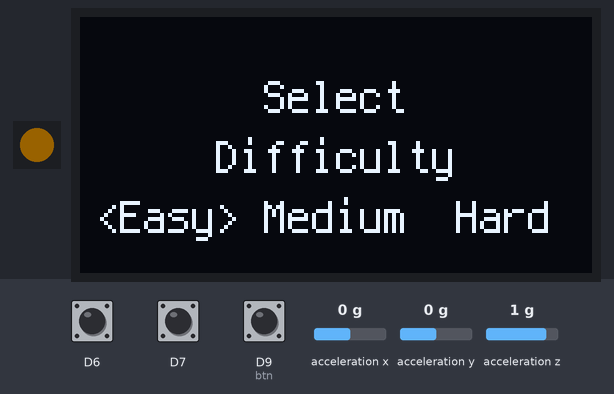
This program was run on a simulated CircuitPython board. On the bench: 1 RGB LEDs in strip order, left to right, 128×64 one-colour display. Inputs (shaded band) come from the test bench; at power-on: D9 (btn) HIGH, D6 HIGH, D7 HIGH, acceleration x 0 g, acceleration y 0 g, acceleration z 1 g. Dim RGB values are drawn brighter than linear; random numbers come from a fixed seed.

Above: at 2.4 s.
2.5 s: D9 (btn) pulled LOW for 0.15 s
At 4.2 s:
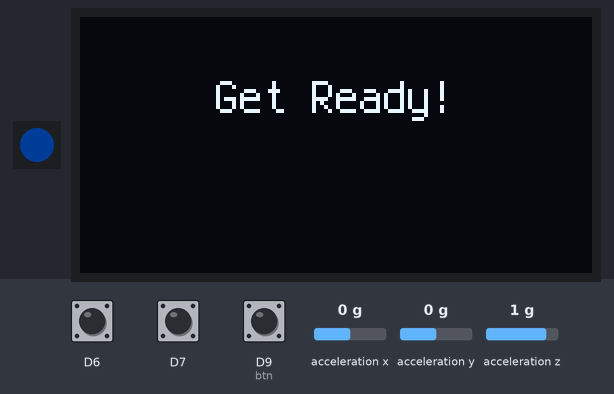
5.6 s: D6 pulled LOW for 0.15 s
At 6.45 s:
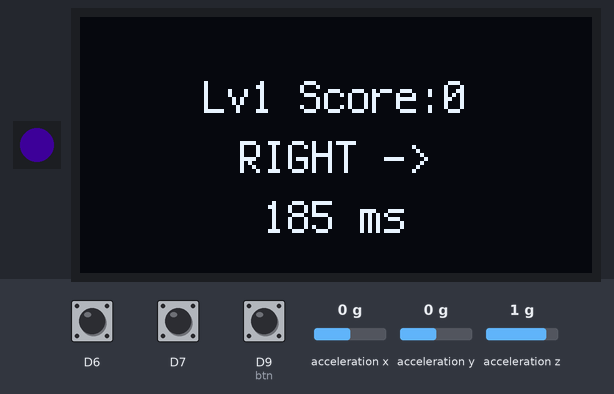
15.3 s: D9 (btn) pulled LOW for 1 s
At 17.4 s:
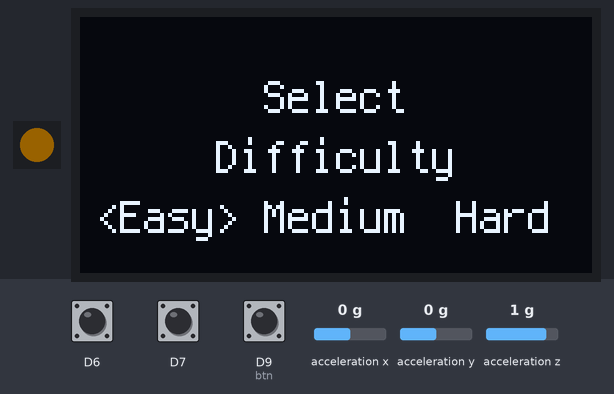
17.8 s: D7 pulled LOW for 0.15 s
At 17.9 s:
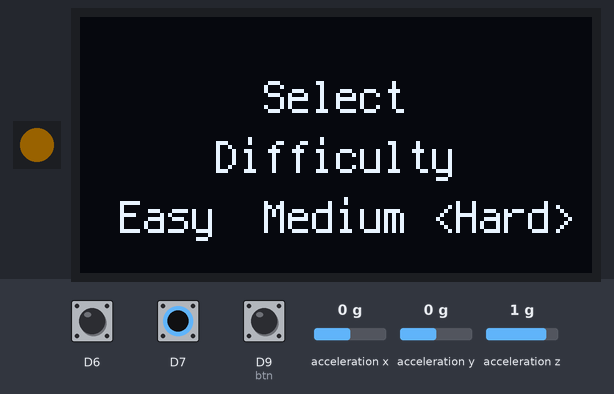
19.4 s: D9 (btn) pulled LOW for 0.15 s
At 19.77 s:
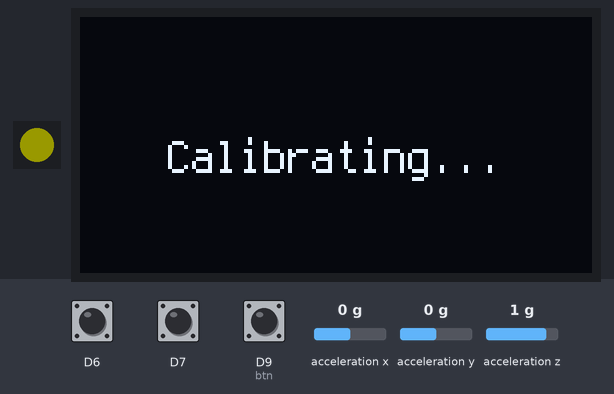
Timing chart, 0 to 23.5 s (numbered marks = the images above; inputs shaded):
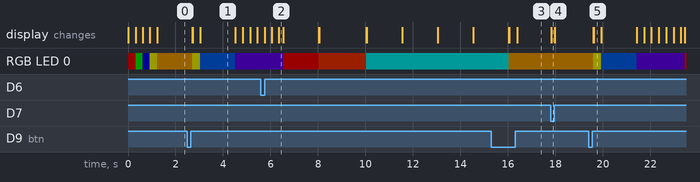

Measured:
- after the input at 2.5 s, RGB LED 0: RGB(25, 16, 0) → RGB(25, 25, 0) after 0.20 s, → RGB(0, 10, 25) 0.34 s later, → RGB(10, 0, 25) 1.5 s later
- after the input at 17.8 s, the display: changes at once (image 4)
- after the input at 19.4 s, RGB LED 0: RGB(25, 16, 0) → RGB(25, 25, 0) after 0.20 s, → RGB(0, 10, 25) 0.34 s later, → RGB(10, 0, 25) 1.5 s later, → RGB(25, 0, 0) 2.0 s later

The program:

code.py
```python
import time
import board
import digitalio
import displayio
import terminalio
from adafruit_display_text import label
import i2cdisplaybus
import adafruit_displayio_ssd1306
import adafruit_adxl34x
import neopixel
import random
import microcontroller
from rotary_encoder import RotaryEncoder

displayio.release_displays()

# --- Init hardware ---
i2c = board.I2C()
display_bus = i2cdisplaybus.I2CDisplayBus(i2c, device_address=0x3C)
display = adafruit_displayio_ssd1306.SSD1306(display_bus, width=128, height=64)
pixels = neopixel.NeoPixel(board.D0, 1, brightness=0.1, auto_write=True)
acc = adafruit_adxl34x.ADXL345(i2c)
btn = digitalio.DigitalInOut(board.D9)
btn.switch_to_input(pull=digitalio.Pull.UP)
encoder = RotaryEncoder(board.D7, board.D6, debounce_ms=3, pulses_per_detent=3)

# --- Move symbols (NEW FORMAT) ---
MOVE_SYMBOLS = {
    "LEFT": "<- LEFT",
    "RIGHT": "RIGHT ->",
    "UP": "^ UP",
    "DOWN": "v DOWN",
    "SHAKE": "~ SHAKE"
}

# --- Splash screen ---
first_boot = True

if first_boot:
    splash = displayio.Group()

    text1 = label.Label(terminalio.FONT, text=" O", color=0xFFFFFF)
    text1.anchor_point = (0.5, 0.5)
    text1.anchored_position = (50, 20)
    splash.append(text1)

    text2 = label.Label(terminalio.FONT, text="/|\\", color=0xFFFFFF)
    text2.anchor_point = (0.5, 0.5)
    text2.anchored_position = (50, 28)
    splash.append(text2)

    text3 = label.Label(terminalio.FONT, text="/ \\", color=0xFFFFFF)
    text3.anchor_point = (0.5, 0.5)
    text3.anchored_position = (50, 36)
    splash.append(text3)

    title = label.Label(terminalio.FONT, text="MOTION GAME", color=0xFFFFFF)
    title.anchor_point = (0.5, 0.5)
    title.anchored_position = (64, 50)
    splash.append(title)

    display.root_group = splash
    pixels[0] = (255, 0, 0)
    time.sleep(0.3)

    splash = displayio.Group()

    text1 = label.Label(terminalio.FONT, text="O", color=0xFFFFFF)
    text1.anchor_point = (0.5, 0.5)
    text1.anchored_position = (64, 20)
    splash.append(text1)

    text2 = label.Label(terminalio.FONT, text="/|\\", color=0xFFFFFF)
    text2.anchor_point = (0.5, 0.5)
    text2.anchored_position = (64, 28)
    splash.append(text2)

    text3 = label.Label(terminalio.FONT, text="/ \\", color=0xFFFFFF)
    text3.anchor_point = (0.5, 0.5)
    text3.anchored_position = (64, 36)
    splash.append(text3)

    title = label.Label(terminalio.FONT, text="MOTION GAME", color=0xFFFFFF)
    title.anchor_point = (0.5, 0.5)
    title.anchored_position = (64, 50)
    splash.append(title)

    display.root_group = splash
    pixels[0] = (0, 255, 0)
    time.sleep(0.3)

    splash = displayio.Group()

    text1 = label.Label(terminalio.FONT, text="O ", color=0xFFFFFF)
    text1.anchor_point = (0.5, 0.5)
    text1.anchored_position = (78, 20)
    splash.append(text1)

    text2 = label.Label(terminalio.FONT, text="/|\\", color=0xFFFFFF)
    text2.anchor_point = (0.5, 0.5)
    text2.anchored_position = (78, 28)
    splash.append(text2)

    text3 = label.Label(terminalio.FONT, text="/ \\", color=0xFFFFFF)
    text3.anchor_point = (0.5, 0.5)
    text3.anchored_position = (78, 36)
    splash.append(text3)

    title = label.Label(terminalio.FONT, text="MOTION GAME", color=0xFFFFFF)
    title.anchor_point = (0.5, 0.5)
    title.anchored_position = (64, 50)
    splash.append(title)

    display.root_group = splash
    pixels[0] = (0, 0, 255)
    time.sleep(0.3)

    splash = displayio.Group()

    text1 = label.Label(terminalio.FONT, text="O", color=0xFFFFFF)
    text1.anchor_point = (0.5, 0.5)
    text1.anchored_position = (64, 20)
    splash.append(text1)

    text2 = label.Label(terminalio.FONT, text="/|\\", color=0xFFFFFF)
    text2.anchor_point = (0.5, 0.5)
    text2.anchored_position = (64, 28)
    splash.append(text2)

    text3 = label.Label(terminalio.FONT, text="/ \\", color=0xFFFFFF)
    text3.anchor_point = (0.5, 0.5)
    text3.anchored_position = (64, 36)
    splash.append(text3)

    title = label.Label(terminalio.FONT, text="MOTION GAME", color=0xFFFFFF)
    title.anchor_point = (0.5, 0.5)
    title.anchored_position = (64, 50)
    splash.append(title)

    display.root_group = splash
    pixels[0] = (255, 255, 0)
    time.sleep(0.3)

    first_boot = False

# --- Display setup ---
root = displayio.Group()
display.root_group = root

line1 = label.Label(terminalio.FONT, text="")
line1.anchor_point = (0.5, 0.5)
line1.anchored_position = (64, 20)
root.append(line1)

line2 = label.Label(terminalio.FONT, text="")
line2.anchor_point = (0.5, 0.5)
line2.anchored_position = (64, 35)
root.append(line2)

line3 = label.Label(terminalio.FONT, text="")
line3.anchor_point = (0.5, 0.5)
line3.anchored_position = (64, 50)
root.append(line3)

# --- Button helper ---
def wait_button_press():
    while btn.value:
        time.sleep(0.01)
    time.sleep(0.05)
    while not btn.value:
        time.sleep(0.01)
    time.sleep(0.05)

# --- High score functions ---
def load_highscores():
    try:
        data = microcontroller.nvm[0:18]
        scores = []
        for i in range(3):
            score = (data[i*6] << 8) | data[i*6 + 1]
            name = ""
            for j in range(3):
                char_val = data[i*6 + 2 + j]
                if char_val >= 65 and char_val <= 90:
                    name += chr(char_val)
                else:
                    name += "A"
            if score != 0xFFFF and score != 0:
                scores.append((score, name))
        if len(scores) == 0:
            return [(0, "AAA"), (0, "AAA"), (0, "AAA")]
        while len(scores) < 3:
            scores.append((0, "AAA"))
        return scores
    except:
        return [(0, "AAA"), (0, "AAA"), (0, "AAA")]

def save_highscores(scores):
    data = bytearray(18)
    for i in range(3):
        score, name = scores[i]
        data[i*6] = (score >> 8) & 0xFF
        data[i*6 + 1] = score & 0xFF
        for j in range(3):
            data[i*6 + 2 + j] = ord(name[j])
    microcontroller.nvm[0:18] = data

def enter_initials():
    initials = ["A", "A", "A"]
    current_letter = 0

    line1.text = "Enter Initials"
    pixels[0] = (255, 255, 0)

    last_pos = encoder.position

    while current_letter < 3:
        display_name = ""
        for i in range(3):
            if i == current_letter:
                display_name += "[" + initials[i] + "]"
            else:
                display_name += " " + initials[i] + " "

        line2.text = display_name
        line3.text = "Press to confirm"

        if encoder.update():
            pos = encoder.position
            if pos != last_pos:
                last_pos = pos
                letter_idx = pos % 26
                initials[current_letter] = chr(ord("A") + letter_idx)

        if not btn.value:
            wait_button_press()
            current_letter += 1
            pixels[0] = (0, 255, 0)
            time.sleep(0.2)
            pixels[0] = (255, 255, 0)

        time.sleep(0.001)

    return "".join(initials)

# --- Main game loop ---
while True:
    # --- Select difficulty ---
    difficulties = ["Easy", "Medium", "Hard"]
    difficulty_times = [2000, 1500, 1200]
    time_decrease = [100, 150, 200]

    pixels[0] = (255, 165, 0)

    last_pos = encoder.position
    idx = 0

    while True:
        display_text = ""
        for i in range(len(difficulties)):
            if i == idx:
                display_text += "<" + difficulties[i] + ">"
            else:
                display_text += " " + difficulties[i] + " "

        line1.text = "Select"
        line2.text = "Difficulty"
        line3.text = display_text

        if encoder.update():
            pos = encoder.position
            if pos != last_pos:
                last_pos = pos
                idx = pos % len(difficulties)

        if not btn.value:
            wait_button_press()
            break

        time.sleep(0.001)

    base_time = difficulty_times[idx]
    time_dec = time_decrease[idx]

    # --- Calibration ---
    line1.text = ""
    line2.text = "Calibrating..."
    line3.text = ""
    pixels[0] = (255, 255, 0)

    bx = by = bz = 0.0
    for _ in range(60):
        x, y, z = acc.acceleration
        bx += x
        by += y
        bz += z
        time.sleep(0.005)
    bx /= 60
    by /= 60
    bz /= 60

    # --- Detect move ---
    def detect_move():
        x, y, z = acc.acceleration
        x -= bx
        y -= by
        z -= bz

        if abs(x) > 7 or abs(y) > 7 or abs(z) > 12:
            return "SHAKE"
        if x > 4.5:
            return "RIGHT"
        if x < -4.5:
            return "LEFT"
        if z > 5.0:
            return "UP"
        if z < -5.0:
            return "DOWN"
        return None

    # --- Get Ready ---
    line1.text = "Get Ready!"
    line2.text = ""
    line3.text = ""
    pixels[0] = (0, 100, 255)
    time.sleep(1.5)

    # --- Play 10 levels ---
    moves = ["LEFT", "RIGHT", "UP", "DOWN", "SHAKE"]
    level = 1
    max_level = 10
    score = 0
    game_won = False

    while level <= max_level:
        target = random.choice(moves)
        time_limit = max(800, base_time - (level - 1) * time_dec)
        t_end = time.monotonic() + time_limit / 1000.0

        pixels[0] = (100, 0, 255)

        success = False
        while True:
            time_left = max(0, int((t_end - time.monotonic()) * 1000))
            line1.text = "Lv" + str(level) + " Score:" + str(score)
            line2.text = MOVE_SYMBOLS[target]
            line3.text = str(time_left) + " ms"

            move = detect_move()
            if move == target:
                pixels[0] = (0, 255, 0)
                score += 10
                line1.text = ""
                line2.text = "Correct!"
                line3.text = "+10 points"
                success = True
                time.sleep(0.8)
                break

            if time_left <= 0:
                pixels[0] = (255, 0, 0)
                line1.text = ""
                line2.text = "Time's Up!"
                line3.text = ""
                time.sleep(1.5)
                break

            time.sleep(0.02)

        if not success:
            break

        level += 1

    # --- Game result ---
    if level > max_level:
        game_won = True

    if game_won:
        line1.text = "YOU WIN!"
        line2.text = "Final Score"
        line3.text = str(score) + " points"
        pixels[0] = (255, 255, 0)
        for _ in range(3):
            pixels[0] = (255, 255, 0)
            time.sleep(0.3)
            pixels[0] = (0, 0, 0)
            time.sleep(0.3)
        pixels[0] = (255, 255, 0)
    else:
        line1.text = "GAME OVER"
        line2.text = "Score: " + str(score)
        line3.text = ""
        pixels[0] = (255, 50, 0)

    time.sleep(2)

    # --- Check for high score ---
    highscores = load_highscores()
    is_highscore = score > highscores[2][0]

    if is_highscore and score > 0:
        line1.text = "NEW"
        line2.text = "HIGH SCORE!"
        line3.text = str(score) + " pts"
        pixels[0] = (255, 0, 255)
        time.sleep(2)

        player_name = enter_initials()

        highscores.append((score, player_name))
        highscores.sort(reverse=True, key=lambda x: x[0])
        highscores = highscores[:3]
        save_highscores(highscores)

    # --- Show high score board ---
    line1.text = "HIGH SCORES"
    line2.text = ""
    line3.text = ""
    pixels[0] = (0, 255, 255)
    time.sleep(1.5)

    highscores = load_highscores()
    for i in range(3):
        line1.text = str(i+1) + ". " + highscores[i][1]
        line2.text = str(highscores[i][0]) + " points"
        line3.text = ""
        time.sleep(1.5)

    line1.text = "Press to"
    line2.text = "play again"
    line3.text = ""
    pixels[0] = (255, 165, 0)

    # --- Wait for restart ---
    wait_button_press()
```

rotary_encoder.py
```python
import time
import digitalio

class RotaryEncoder:
    """
    RotaryEncoder(pin_a, pin_b, *, pull=digitalio.Pull.UP, debounce_ms=3, pulses_per_detent=4)

    - pin_a, pin_b: board pin objects (e.g. board.D1, board.D0)
    - debounce_ms: stable time (ms) before accepting a new state
    - pulses_per_detent: number of encoder edges per visible detent. Set to 1 if you want
      raw edges, or to 4 for many encoders so 1 detent == 1 step.
    """

    # Quadrature Table
    _TRANSITIONS = {
        0b0001:  1,
        0b0011:  1,
        0b0111:  1,
        0b0100: -1,
        0b1110:  1,
        0b1101: -1,
        0b1000:  1,
        0b1011: -1,
        }

    def __init__(self, pin_a, pin_b, *, pull=digitalio.Pull.UP, debounce_ms=3, pulses_per_detent=3):
        self._a = digitalio.DigitalInOut(pin_a)
        self._a.switch_to_input(pull=pull)
        self._b = digitalio.DigitalInOut(pin_b)
        self._b.switch_to_input(pull=pull)

        self._debounce_ms = max(1, int(debounce_ms))
        self._pulses_per_detent = max(1, int(pulses_per_detent))

        self._last_raw = (self._a.value, self._b.value)
        self._last_stable = self._last_raw
        self._last_change_time = time.monotonic() * 1000.0

        self._last_q = (1 if self._last_stable[0] else 0) << 1 | (1 if self._last_stable[1] else 0)

        self._position_raw = 0
        self._position = 0
        self._delta_accum = 0

    @staticmethod
    def _pack(state):

        return (1 if state[0] else 0) << 1 | (1 if state[1] else 0)

    def _read_raw(self):
        return (self._a.value, self._b.value)

    def update(self):
        now = time.monotonic() * 1000.0
        raw = self._read_raw()
        if raw != self._last_raw:

            self._last_raw = raw
            self._last_change_time = now
            return False

        if raw != self._last_stable and (now - self._last_change_time) >= self._debounce_ms:
            prev_q = self._last_q
            self._last_stable = raw
            curr_q = self._pack(raw)
            self._last_q = curr_q

            key = (prev_q << 2) | curr_q
            move = self._TRANSITIONS.get(key, 0)


            if move == 0:
                diff = (curr_q - prev_q) % 4
                if diff == 1:
                    move = 1
                elif diff == 3:
                    move = -1
                elif diff == 2:
                    move = 2 if ( (curr_q - prev_q) > 0 ) else -2

            if move != 0:
                self._position_raw += int(move)

                new_pos = self._position_raw // self._pulses_per_detent
                if new_pos != self._position:
                    delta = new_pos - self._position
                    self._position = new_pos
                    self._delta_accum += delta
                    return True
        return False

    @property
    def position(self):
        return self._position

    @property
    def position_raw(self):
        return self._position_raw

    def get_delta(self):
        d = self._delta_accum
        self._delta_accum = 0
        return d

    def reset(self, *, to_detent=None):
        if to_detent is None:
            self._position_raw = 0
            self._position = 0
        else:
            self._position = int(to_detent)
            self._position_raw = self._position * self._pulses_per_detent
        self._delta_accum = 0

    
```
